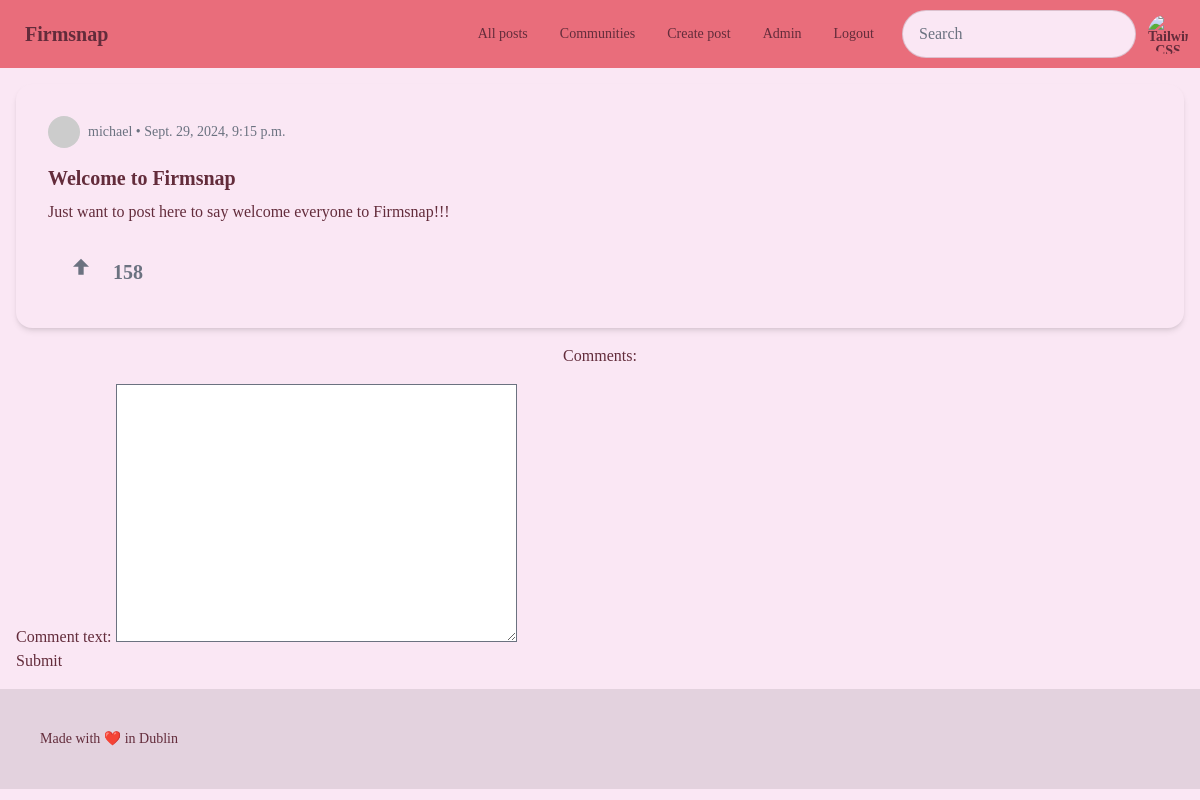
/app/post/1 (signed in), run on an earlier commit of the app's database.
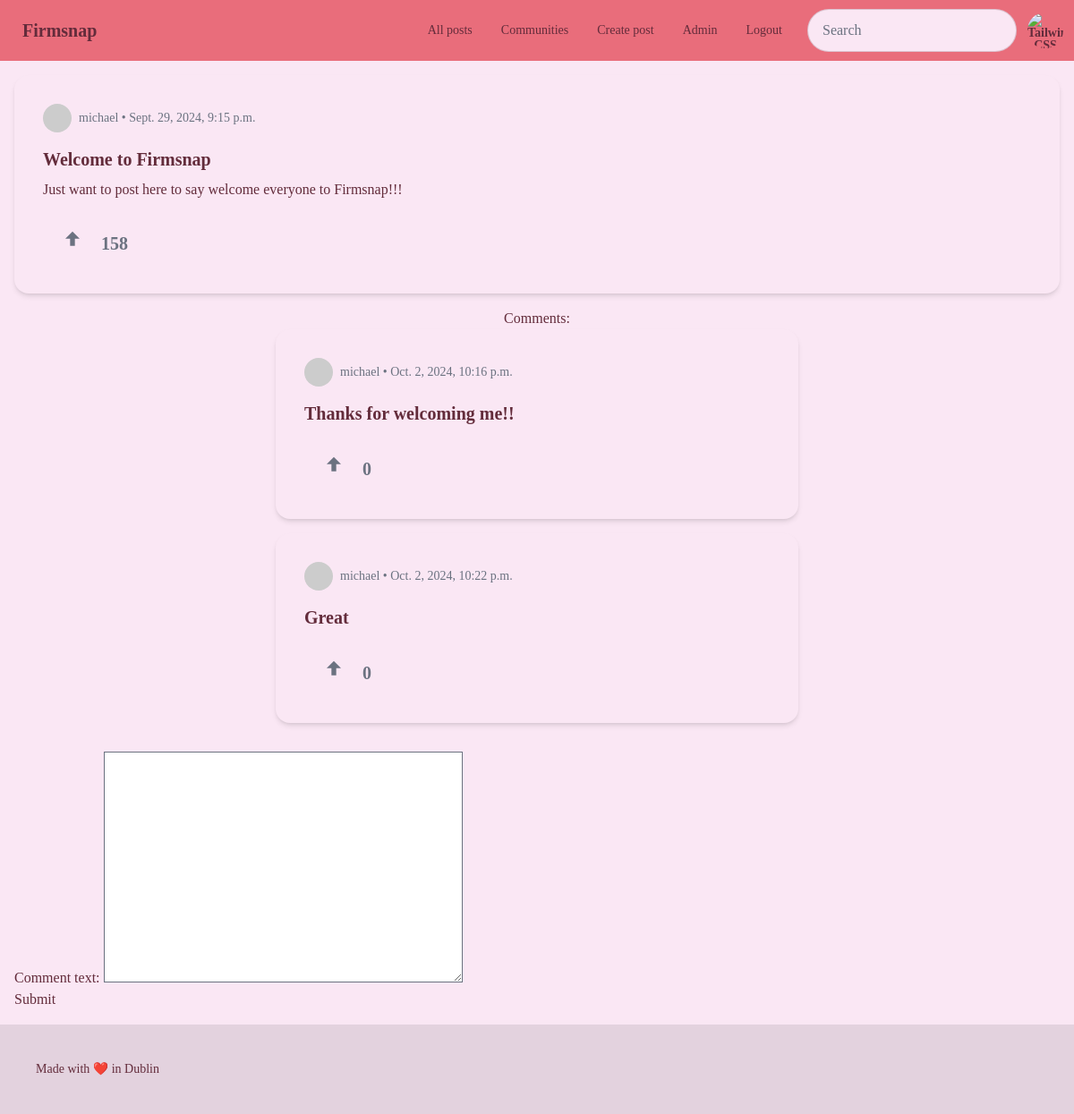
And on a later commit of the database.
### app/models.py (models this page shows, shortened)
class Post(models.Model):
    organisation_id = models.ForeignKey(Organisation, on_delete=models.CASCADE)
    user_id = models.ForeignKey(User, on_delete=models.CASCADE)
    post_title = models.CharField(max_length=200, default="Untitled Post")
    post_text = models.TextField(max_length=2000)
    pub_date = models.DateTimeField(auto_now_add=True)
    votes = models.IntegerField(default=0)

class User(AbstractUser):
    organisation_id = models.ForeignKey(Organisation, on_delete=models.CASCADE, null=True, blank=True)
    is_org_admin = models.BooleanField(default=False)
    is_active = models.BooleanField(default=True)

class Comment(models.Model):
    user_id = models.ForeignKey(User, on_delete=models.CASCADE)
    post_id = models.ForeignKey(Post, on_delete=models.CASCADE)
    organisation_id = models.ForeignKey(Organisation, on_delete=models.CASCADE)
    comment_text = models.TextField(max_length=2000)
    pub_date = models.DateTimeField(auto_now_add=True)
    votes = models.IntegerField(default=0)

### app/views.py (the view)
# urls.py: path("post/<int:post_id>", views.post_detail, name="post_detail"),
def post_detail(request, post_id):
    user = request.user
    post_obj = get_object_or_404(Post, id=post_id)
    if user.is_authenticated and user.organisation_id == post_obj.organisation_id:
        if request.method == 'POST':
            comment_form = CommentCreationForm(request.POST)
            if comment_form.is_valid():
                new_comment = comment_form.save(commit=False)
                new_comment.user_id = request.user
                new_comment.post_id = Post.objects.get(pk=post_id)
                new_comment.save()
                return redirect('post_detail', post_id=post_id)
        else:
            comment_form = CommentCreationForm()
        list_of_comments = Comment.objects.filter(post_id=post_id)
        template = loader.get_template("app/post_detail.html")
        context = {"post_obj" : post_obj, "list_of_comments": list_of_comments,'comment_form': comment_form, 'post_id':post_id}
        return HttpResponse(template.render(context, request))
    else:
        return redirect('login')

### app/forms.py
class CommentCreationForm(forms.ModelForm):
    class Meta:
        model = Comment
        fields = ['comment_text']

### app/templates/app/post_detail.html (shortened to what this page needs)
{% extends 'app/base.html' %}
{% block content %}
    {% if post_obj %}
        <div class="card w-full bg-base-100 shadow-md mb-4">
            <div class="card-body">
                <div class="flex items-center mb-2">
                    <div class="avatar">
                        <div class="w-8 h-8 rounded-full">
                            <img src="https://i.pravatar.cc/150?img=3" alt="User Avatar" />
                        </div>
                    </div>
                    <span class="ml-2 text-sm text-gray-500">{{ post_obj.user_id.username }} • {{ post_obj.pub_date }}</span>
                </div>
                <h2 class="card-title">
                    {{ post_obj.post_title }}
                </h2>
                <p> {{ post_obj.post_text }} </p>
                <div class="card-actions mt-4">
                    <div class="flex space-x-2">
                        <button class="btn btn-ghost text-gray-500 hover:text-green-500 flex items-center space-x-2">
                            <svg xmlns="http://www.w3.org/2000/svg" class="h-8 w-8 inline" fill="currentColor" viewBox="0 0 24 24">
                                <path d="M12 2l-6 6h4v6h4v-6h4z"/>
                            </svg>
                            <span class="text-xl font-bold">{{ post_obj.votes }}</span>
                        </button>
                    </div>
                </div>
            </div>
        </div>
    <div class="flex flex-col items-center justify-center mb-4">
    <p>Comments:</p>
    {% for comment in list_of_comments %}
        <div class="card w-full sm:w-6/12 bg-base-100 shadow-md mb-4">
            <div class="card-body">
                <div class="flex items-center mb-2">
                    <div class="avatar">
                        <div class="w-8 h-8 rounded-full">
                            <img src="https://i.pravatar.cc/150?img=3" alt="User Avatar" />
                        </div>
                    </div>
                    <span class="ml-2 text-sm text-gray-500">{{ comment.user_id.username }} • {{ comment.pub_date }}</span>
                </div>
                <h2 class="card-title">
                    {{ comment.comment_text }}
                </h2>
                <div class="card-actions mt-4">
                    <div class="flex space-x-2">
                        <button class="btn btn-ghost text-gray-500 hover:text-green-500 flex items-center space-x-2">
                            <svg xmlns="http://www.w3.org/2000/svg" class="h-8 w-8 inline" fill="currentColor" viewBox="0 0 24 24">
                                <path d="M12 2l-6 6h4v6h4v-6h4z"/>
                            </svg>
                            <span class="text-xl font-bold">{{ comment.votes }}</span>
                        </button>
                    </div>
                </div>
            </div>
        </div>
    {% endfor %}
    </div>
    <form action="{% url 'post_detail' post_id%}" method="post">
        {{ comment_form }}
        <input type="submit" value="Submit">
    </form>
    {% else %}
        <p>Post not found</p>
    {% endif %}
{% endblock %}

### app/templates/app/base.html (shortened to what this page needs)
{% load static tailwind_tags %}
<!DOCTYPE html>
<html lang="en" data-theme="valentine">
<head>
    {% tailwind_css %}
</head>
<body class="font-serif leading-normal tracking-normal">
    <div class="navbar bg-primary">
        <div class="flex-1">
          <a class="btn btn-ghost text-xl">Firmsnap</a>
        </div>
        <div class="flex-none gap-2">
            <div class="navbar-center hidden lg:flex">
                <ul class="menu menu-horizontal px-1">
                    <li><a href="/">All posts</a></li>
                    <li><a href="/about/">Communities</a></li>
                    <li><a href="post/create">Create post</a></li>
                    <li><a href="{% url 'org_admin_panel' %}">Admin</a></li>
                    <li>
                      <form id="logout-form" action="{% url 'logout' %}" method="POST" style="display: inline;">
                          <a href="#" onclick="document.getElementById('logout-form').submit(); return false;">Logout</a>
                      </form>
                    </li>
                </ul>
            </div>
          <div class="form-control">
            <input type="text" placeholder="Search" class="input input-bordered w-24 md:w-auto" />
          </div>
          <div class="dropdown dropdown-end">
            <div tabindex="0" role="button" class="btn btn-ghost btn-circle avatar">
              <div class="w-10 rounded-full">
                <img
                  alt="Tailwind CSS Navbar component"
                  src="https://img.daisyui.com/images/stock/photo-1534528741775-53994a69daeb.webp" />
              </div>
            </div>
          </div>
        </div>
      </div>
    <main class="p-4">
        {% block content %}
        {% endblock %}
    </main>
    <footer class="footer p-10 bg-base-200 text-base-content">
        <p>Made with ❤️ in Dublin</p>
    </footer>
</body>
</html>

What changed in the data, as far as the page shows it:
added Comment: user_id.username "michael", pub_date "Oct. 2, 2024, 10:16 p.m.", comment_text "Thanks for welcoming me!!", votes "0"
added Comment: user_id.username "michael", pub_date "Oct. 2, 2024, 10:22 p.m.", comment_text "Great", votes "0"
